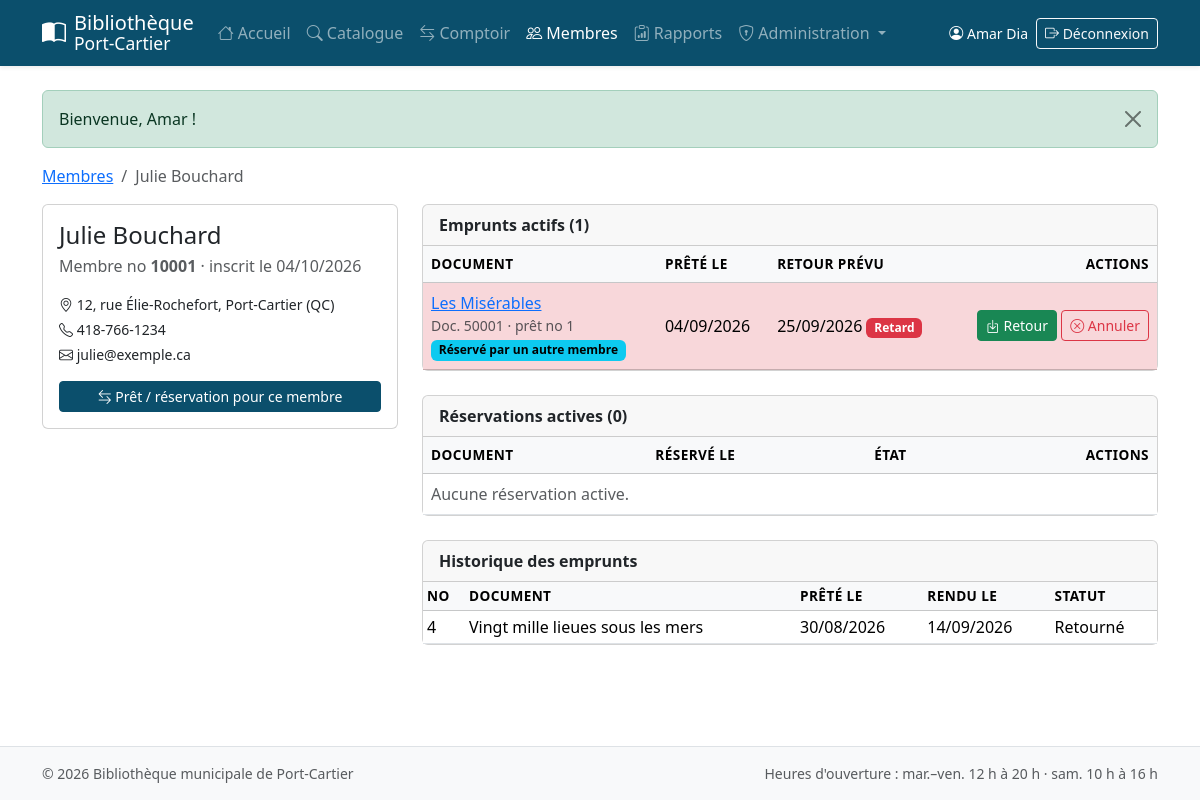
Screenshot of /membre.php?code=10001 (signed in) with the database file from the repository.
### tables this page shows
CREATE TABLE membre (
  code_membre      INT AUTO_INCREMENT PRIMARY KEY,
  nom              VARCHAR(60)  NOT NULL,
  prenom           VARCHAR(60)  NOT NULL,
  adresse_numero   VARCHAR(10)  NOT NULL,
  adresse_rue      VARCHAR(100) NOT NULL,
  ville            VARCHAR(60)  NOT NULL,
  province         CHAR(2)      NOT NULL DEFAULT 'QC',
  telephone        VARCHAR(20)  NOT NULL,
  courriel         VARCHAR(120) NOT NULL UNIQUE,
  mot_de_passe     VARCHAR(255) NOT NULL,           
  date_inscription TIMESTAMP    NOT NULL DEFAULT CURRENT_TIMESTAMP
);

CREATE TABLE pret (
  id_pret               INT AUTO_INCREMENT PRIMARY KEY,
  code_membre           INT  NOT NULL,
  code_document         INT  NOT NULL,
  code_employe          INT  NULL,                   
  date_pret             DATE NOT NULL,
  date_retour_prevue    DATE NOT NULL,
  date_retour_effective DATE NULL,
  statut                ENUM('actif','retourne','annule') NOT NULL DEFAULT 'actif',
  code_employe_cloture  INT  NULL,                   
  CONSTRAINT fk_pret_membre   FOREIGN KEY (code_membre)   REFERENCES membre(code_membre),
  CONSTRAINT fk_pret_document FOREIGN KEY (code_document) REFERENCES document(code_document),
  CONSTRAINT fk_pret_employe  FOREIGN KEY (code_employe)  REFERENCES employe(code_employe),
  CONSTRAINT fk_pret_employe_cl FOREIGN KEY (code_employe_cloture) REFERENCES employe(code_employe),
  INDEX idx_pret_doc_statut (code_document, statut),
  INDEX idx_pret_membre_statut (code_membre, statut)
);

CREATE TABLE document (
  code_document     INT AUTO_INCREMENT PRIMARY KEY,
  titre             VARCHAR(200) NOT NULL,
  auteur            VARCHAR(150) NOT NULL,           
  annee_publication SMALLINT     NULL,
  id_categorie      INT          NOT NULL,
  type_public       ENUM('enfant','ado','adulte') NOT NULL,
  id_genre          INT          NOT NULL,
  description       TEXT         NULL,
  isbn              VARCHAR(17)  NULL UNIQUE,        
  CONSTRAINT fk_doc_categorie FOREIGN KEY (id_categorie) REFERENCES categorie(id_categorie),
  CONSTRAINT fk_doc_genre     FOREIGN KEY (id_genre)     REFERENCES genre(id_genre),
  INDEX idx_doc_titre (titre),
  INDEX idx_doc_auteur (auteur)
);

### includes/db.php (called while the page is built)
<?php
function db(): PDO
{
    static $pdo = null;
    if ($pdo === null) {
        $dsn = 'mysql:host=' . DB_HOST . ';port=' . DB_PORT . ';dbname=' . DB_NAME . ';charset=utf8mb4';
        try {
            $pdo = new PDO($dsn, DB_USER, DB_PASS, [
                PDO::ATTR_ERRMODE            => PDO::ERRMODE_EXCEPTION,
                PDO::ATTR_DEFAULT_FETCH_MODE => PDO::FETCH_ASSOC,
                PDO::ATTR_EMULATE_PREPARES   => false,
            ]);
        } catch (PDOException $e) {
            error_log('Connexion BD impossible : ' . $e->getMessage());
            http_response_code(500);
            exit('<h1>Service indisponible</h1><p>Impossible de se connecter à la base de données. '
               . 'Vérifiez que MySQL est démarré et que <code>config.php</code> est bien configuré.</p>');
        }
    }
    return $pdo;
}

### includes/biblio.php (called while the page is built, shortened)
<?php
function trouver_membre(int $code): ?array
{
    $st = db()->prepare('SELECT * FROM membre WHERE code_membre = ?');
    $st->execute([$code]);
    return $st->fetch() ?: null;
}

### includes/functions.php (called while the page is built, shortened)
<?php
function e($valeur): string
{
    return htmlspecialchars((string)($valeur ?? ''), ENT_QUOTES, 'UTF-8');
}
function date_fr(?string $date): string
{
    return $date ? date('d/m/Y', strtotime($date)) : '—';
}

### membre.php (the view, shortened to what this page needs)
<?php
$code   = (int)($_GET['code'] ?? 0);
$membre = trouver_membre($code);
$titre = $membre['prenom'] . ' ' . $membre['nom'];
$st = db()->prepare("SELECT p.*, d.titre,
                            (SELECT 1 FROM reservation r WHERE r.code_document = p.code_document AND r.statut = 'active' LIMIT 1) AS reserve
                       FROM pret p JOIN document d ON d.code_document = p.code_document
                      WHERE p.code_membre = ? AND p.statut = 'actif' ORDER BY p.date_retour_prevue");
$st->execute([$code]);
$prets = $st->fetchAll();
$st = db()->prepare("SELECT r.*, d.titre,
                            (SELECT 1 FROM pret p WHERE p.code_document = r.code_document AND p.statut = 'actif' LIMIT 1) AS encore_prete
                       FROM reservation r JOIN document d ON d.code_document = r.code_document
                      WHERE r.code_membre = ? AND r.statut = 'active' ORDER BY r.date_reservation");
$st->execute([$code]);
$reservations = $st->fetchAll();
$st = db()->prepare("SELECT p.*, d.titre FROM pret p JOIN document d ON d.code_document = p.code_document
                      WHERE p.code_membre = ? AND p.statut <> 'actif' ORDER BY p.date_pret DESC LIMIT 50");
$st->execute([$code]);
$historique = $st->fetchAll();
$aujourdhui = date('Y-m-d');
require 'includes/header.php';
?>
<nav aria-label="fil d'Ariane"><ol class="breadcrumb">
  <li class="breadcrumb-item"><a href="membres.php">Membres</a></li>
  <li class="breadcrumb-item active" aria-current="page"><?= e($titre) ?></li>
</ol></nav>
<div class="row g-4">
  <div class="col-12 col-lg-4">
    <div class="card">
      <div class="card-body">
        <h1 class="h4 mb-1"><?= e($titre) ?></h1>
        <p class="text-muted mb-3">Membre no <strong><?= $code ?></strong> · inscrit le <?= date_fr($membre['date_inscription']) ?></p>
        <p class="small mb-1"><i class="bi bi-geo-alt"></i> <?= e($membre['adresse_numero'] . ', ' . $membre['adresse_rue']) ?>, <?= e($membre['ville'] . ' (' . $membre['province'] . ')') ?></p>
        <p class="small mb-1"><i class="bi bi-telephone"></i> <?= e($membre['telephone']) ?></p>
        <p class="small mb-3"><i class="bi bi-envelope"></i> <?= e($membre['courriel']) ?></p>
        <div class="d-grid gap-2">
          <a href="comptoir.php?membre=<?= $code ?>" class="btn btn-biblio btn-sm"><i class="bi bi-arrow-left-right"></i> Prêt / réservation pour ce membre</a>
        </div>
      </div>
    </div>
  </div>
  <div class="col-12 col-lg-8">
    <div class="card mb-4">
      <div class="card-header fw-semibold">Emprunts actifs (<?= count($prets) ?>)</div>
      <div class="table-responsive">
        <table class="table mb-0 align-middle table-empilee">
          <thead class="table-light"><tr><th>Document</th><th>Prêté le</th><th>Retour prévu</th><th class="text-end">Actions</th></tr></thead>
          <tbody>
          <?php foreach ($prets as $p): $retard = $p['date_retour_prevue'] < $aujourdhui; ?>
            <tr class="<?= $retard ? 'table-danger' : '' ?>">
              <td><a href="document.php?code=<?= (int)$p['code_document'] ?>"><?= e($p['titre']) ?></a>
                  <div class="small text-muted">Doc. <?= (int)$p['code_document'] ?> · prêt no <?= (int)$p['id_pret'] ?></div>
                  <?= $p['reserve'] ? '<span class="badge text-bg-info">Réservé par un autre membre</span>' : '' ?></td>
              <td data-label="Prêté le"><?= date_fr($p['date_pret']) ?></td>
              <td data-label="Retour prévu"><?= date_fr($p['date_retour_prevue']) ?><?= $retard ? ' <span class="badge text-bg-danger">Retard</span>' : '' ?></td>
              <td class="text-end text-nowrap">
                <form action="actions.php" method="post" class="d-inline">
                  <button class="btn btn-sm btn-success" title="Enregistrer le retour"><i class="bi bi-box-arrow-in-down"></i> Retour</button>
                </form>
                <form action="actions.php" method="post" class="d-inline" data-confirm="Annuler ce prêt ? (à utiliser en cas d'erreur de saisie)">
                  <button class="btn btn-sm btn-outline-danger" title="Annuler le prêt"><i class="bi bi-x-circle"></i> Annuler</button>
                </form>
              </td>
            </tr>
          <?php endforeach; ?>
          </tbody>
        </table>
      </div>
    </div>
    <div class="card mb-4">
      <div class="card-header fw-semibold">Réservations actives (<?= count($reservations) ?>)</div>
      <div class="table-responsive">
        <table class="table mb-0 align-middle table-empilee">
          <thead class="table-light"><tr><th>Document</th><th>Réservé le</th><th>État</th><th class="text-end">Actions</th></tr></thead>
          <tbody>
          <?php if (!$reservations): ?><tr><td colspan="4" class="text-muted">Aucune réservation active.</td></tr><?php endif; ?>
          </tbody>
        </table>
      </div>
    </div>
    <div class="card">
      <div class="card-header fw-semibold">Historique des emprunts</div>
      <div class="table-responsive">
        <table class="table table-sm mb-0">
          <thead class="table-light"><tr><th>No</th><th>Document</th><th>Prêté le</th><th>Rendu le</th><th>Statut</th></tr></thead>
          <tbody>
          <?php foreach ($historique as $h): ?>
            <tr><td><?= (int)$h['id_pret'] ?></td><td><?= e($h['titre']) ?></td><td><?= date_fr($h['date_pret']) ?></td>
                <td><?= date_fr($h['date_retour_effective']) ?></td><td><?= $h['statut'] === 'retourne' ? 'Retourné' : 'Annulé' ?></td></tr>
          <?php endforeach; ?>
          </tbody>
        </table>
      </div>
    </div>
  </div>
</div>
<?php require 'includes/footer.php'; ?>

### assets/css/style.css (style rules this page uses)
:root { --biblio-bleu: #0b4f6c; --biblio-bleu-fonce: #083a50; --biblio-sable: #f5efe6; }
.btn-biblio { --bs-btn-bg: var(--biblio-bleu); --bs-btn-border-color: var(--biblio-bleu); --bs-btn-hover-bg: var(--biblio-bleu-fonce); --bs-btn-hover-border-color: var(--biblio-bleu-fonce); --bs-btn-color: #fff; --bs-btn-hover-color: #fff; }
.table thead th { white-space: nowrap; font-size: .85rem; text-transform: uppercase; letter-spacing: .03em; }

### rows the page displays
membre: date_inscription "04/10/2026", adresse_numero+adresse_rue "12, rue Élie-Rochefort", ville+province "Port-Cartier (QC)", telephone "418-766-1234", courriel "julie@exemple.ca"
pret: code_document.titre "Les Misérables", code_document "50001", id_pret "1", date_pret "04/09/2026", date_retour_prevue "25/09/2026", shows "Retard"
pret: id_pret "4", code_document.titre "Vingt mille lieues sous les mers", date_pret "30/08/2026", date_retour_effective "14/09/2026", statut "Retourné"

### other values shown
$u['prenom'] . ' ' . $u['nom'] "Amar Dia"
$f['msg'] "Bienvenue, Amar !"
$titre "Julie Bouchard"
$code "10001"
count($prets) "1"
count($reservations) "0"
